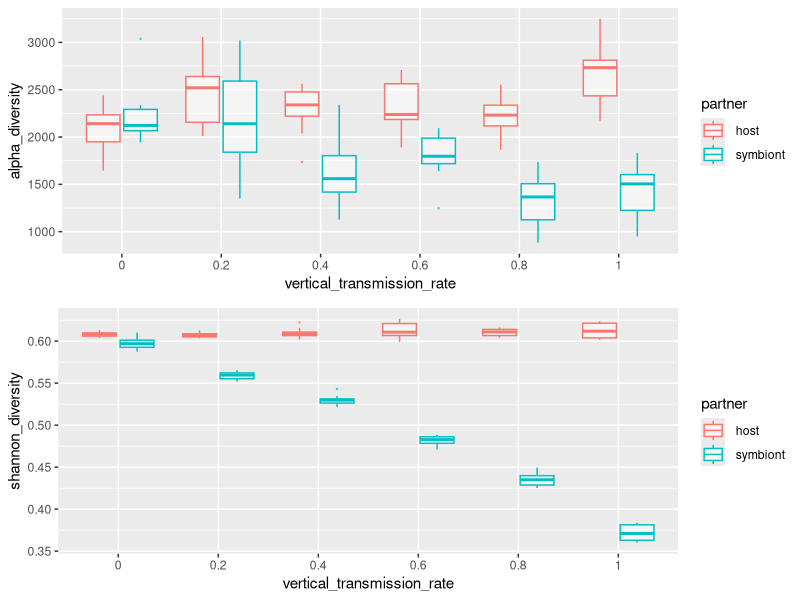

The R script that drew this image: (Note: this script raises an error after producing the figure.)
require(ggplot2)
install.packages("viridis")
library(viridis)
library(gridExtra)

#library(ggplot2)
#library(viridis)
#library(reshape2)
#library(gridExtra)

#Set your working directory to the Analysis folder for your project

#Read in the data
df <- read.csv("./munged_diversity.csv", h=T)




p<-ggplot(data=df, aes(x=factor(VT_rate), y = alpha_diversity, color = partner)) + geom_boxplot(alpha=0.5, outlier.size=0.25) + xlab("vertical_transmission_rate") 

q<-ggplot(data=df, aes(x=factor(VT_rate), y = shannon_diversity, color = partner)) + geom_boxplot(alpha=0.5, outlier.size=0.25) + xlab("vertical_transmission_rate") 

grid.arrange(p,q, nrow=2)

df2 <- read.csv("./munged_diversity_phenotype_sums.csv", h=T)


r <- ggplot(data = df2, aes(x = "", y = sum_count, fill = factor(phenotype))) +
  geom_bar(width = 1, stat = 'identity') +
  coord_polar("y", start=0) +
  facet_wrap(~VT_rate) + theme_void()

print(r)


